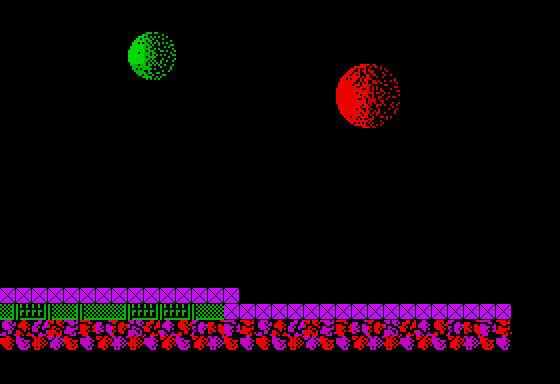

This game map was drawn from its Tiled (.tmx) file and the tilesets committed beside it. A one-line description and the trimmed map source follow:
An orthogonal 35x24 tile map with 16x16 px tiles, 4 tile layers (Stars, Tile Layer 1, Tile Layer 2, Collision), 31 tilesets and 8 objects (3x piston, 2x radar, vitorc, grenade_pack, ammo_pack).

<map version="1.0" orientation="orthogonal" width="35" height="24" tilewidth="16" tileheight="16">
 <properties>
  <property name="background_color" value="#000000" />
  <property name="nextLevel" value="L02S08" />
 </properties>
 <tileset firstgid="1" name="tiles" tilewidth="16" tileheight="16">
  <image source="../images/tiles.gif" width="240" height="512" />
 </tileset>
 <tileset firstgid="481" name="metatiles" tilewidth="16" tileheight="16">
  <image source="../images/metatiles.gif" width="128" height="16" />
  <tile id="0">
   <properties>
    <property name="type" value="solid" />
   </properties>
  </tile>
 </tileset>
 <tileset firstgid="489" name="ship" tilewidth="176" tileheight="128">
  <image source="../images/ship.gif" width="176" height="128" />
 </tileset>
 <tileset firstgid="490" name="ship_fire" tilewidth="16" tileheight="32">
  <image source="../images/ship_fire.gif" width="48" height="128" />
 </tileset>
 <tileset firstgid="502" name="light" tilewidth="16" tileheight="16">
  <image source="../images/light.gif" width="128" height="32" />
 </tileset>
 <tileset firstgid="518" name="vitorc" tilewidth="48" tileheight="64">
  <image source="../images/vitorc.gif" width="528" height="64" />
 </tileset>
 <tileset firstgid="529" name="turret" tilewidth="96" tileheight="80">
  <image source="../images/turret.gif" width="96" height="80" />
 </tileset>
 <tileset firstgid="530" name="cocoon" tilewidth="80" tileheight="128">
  <image source="../images/cocoon.gif" width="80" height="128" />
 </tileset>
 <tileset firstgid="531" name="radar" tilewidth="80" tileheight="128">
  <image source="../images/radar.gif" width="80" height="128" />
 </tileset>
 <tileset firstgid="532" name="rocket" tilewidth="64" tileheight="96">
  <image source="../images/rocket.gif" width="64" height="96" />
 </tileset>
 <tileset firstgid="533" name="grenade_pack" tilewidth="32" tileheight="32">
  <image source="../images/grenade_pack.gif" width="32" height="32" />
 </tileset>
 <tileset firstgid="534" name="teleport" tilewidth="64" tileheight="96">
  <image source="../images/teleport.gif" width="512" height="96" />
 </tileset>
 <tileset firstgid="542" name="piston" tilewidth="48" tileheight="64">
  <image source="../images/piston.gif" width="48" height="64" />
 </tileset>
 <tileset firstgid="543" name="bubble" tilewidth="32" tileheight="32">
  <image source="../images/bubble.gif" width="96" height="192" />
 </tileset>
 <tileset firstgid="561" name="rocks" tilewidth="16" tileheight="16">
  <image source="../images/rocks.gif" width="512" height="48" />
 </tileset>
 <tileset firstgid="657" name="incubator" tilewidth="64" tileheight="96">
  <image source="../images/incubator.gif" width="64" height="96" />
 </tileset>
 <tileset firstgid="658" name="ammo_pack" tilewidth="32" tileheight="32">
  <image source="../images/ammo_pack.gif" width="32" height="32" />
 </tileset>
 <tileset firstgid="659" name="double_launcher" tilewidth="64" tileheight="48">
  <image source="../images/double_launcher.gif" width="64" height="48" />
 </tileset>
 <tileset firstgid="660" name="mine" tilewidth="32" tileheight="16">
  <image source="../images/mine.gif" width="32" height="16" />
 </tileset>
 <tileset firstgid="661" name="missile_guidance" tilewidth="64" tileheight="64">
  <image source="../images/missile_guidance.gif" width="64" height="64" />
 </tileset>
 <tileset firstgid="662" name="gate" tilewidth="16" tileheight="16">
  <image source="../images/gate.gif" width="176" height="144" />
 </tileset>
 <tileset firstgid="761" name="interceptor" tilewidth="32" tileheight="32">
  <image source="../images/interceptor.gif" width="96" height="192" />
 </tileset>
 <tileset firstgid="779" name="jellyfish" tilewidth="32" tileheight="32">
  <image source="../images/jellyfish.gif" width="96" height="192" />
 </tileset>
 <tileset firstgid="797" name="egg" tilewidth="16" tileheight="16">
  <image source="../images/egg.png" width="32" height="16" />
 </tileset>
 <tileset firstgid="799" name="waggon" tilewidth="64" tileheight="80">
  <image source="../images/waggon.gif" width="64" height="80" />
 </tileset>
 <tileset firstgid="800" name="combined_launcher_top" tilewidth="80" tileheight="32">
  <image source="../images/combined_launcher_top.gif" width="80" height="32" />
 </tileset>
 <tileset firstgid="801" name="combined_launcher_bottom" tilewidth="96" tileheight="32">
  <image source="../images/combined_launcher_bottom.gif" width="96" height="32" />
 </tileset>
 <tileset firstgid="802" name="square_light" tilewidth="16" tileheight="16">
  <image source="../images/square_light.gif" width="128" height="16" />
 </tileset>
 <tileset firstgid="810" name="discharge" tilewidth="64" tileheight="32">
  <image source="../images/discharge.gif" width="320" height="256" />
 </tileset>
 <tileset firstgid="850" name="fungus" tilewidth="48" tileheight="64">
  <image source="../images/fungus.gif" width="48" height="64" />
 </tileset>
 <tileset firstgid="851" name="louse" tilewidth="32" tileheight="32">
  <image source="../images/louse.gif" width="96" height="192" />
 </tileset>
 <layer name="Stars" width="35" height="24">
  <data>[840 cells, 0 non-empty, 0 distinct tile ids]</data>
 </layer>
 <objectgroup name="Object Layer 3" width="35" height="24">
  <object name="piston" gid="542" x="240" y="304" />
  <object name="piston" gid="542" x="352" y="304" />
  <object name="piston" gid="542" x="464" y="304" />
 </objectgroup>
 <layer name="Tile Layer 1" width="35" height="24">
  <data>[840 cells, 89 non-empty, 26 distinct tile ids]</data>
 </layer>
 <objectgroup color="#a41e0c" name="Object Layer 1" width="35" height="24">
  <object name="vitorc" gid="518" x="0" y="288" />
  <object name="grenade_pack" gid="533" x="416" y="304" />
  <object name="ammo_pack" gid="658" x="304" y="304" />
  <object name="radar" gid="531" x="160" y="288" />
  <object name="radar" gid="531" x="80" y="288" />
 </objectgroup>
 <objectgroup name="Object Layer 2" width="35" height="24" />
 <layer name="Tile Layer 2" width="35" height="24">
  <data>[840 cells, 112 non-empty, 92 distinct tile ids]</data>
 </layer>
 <objectgroup name="Object Layer 4" width="35" height="24" />
 <layer name="Collision" width="35" height="24">
  <data>[840 cells, 33 non-empty, 1 distinct tile ids]</data>
 </layer>
</map>
